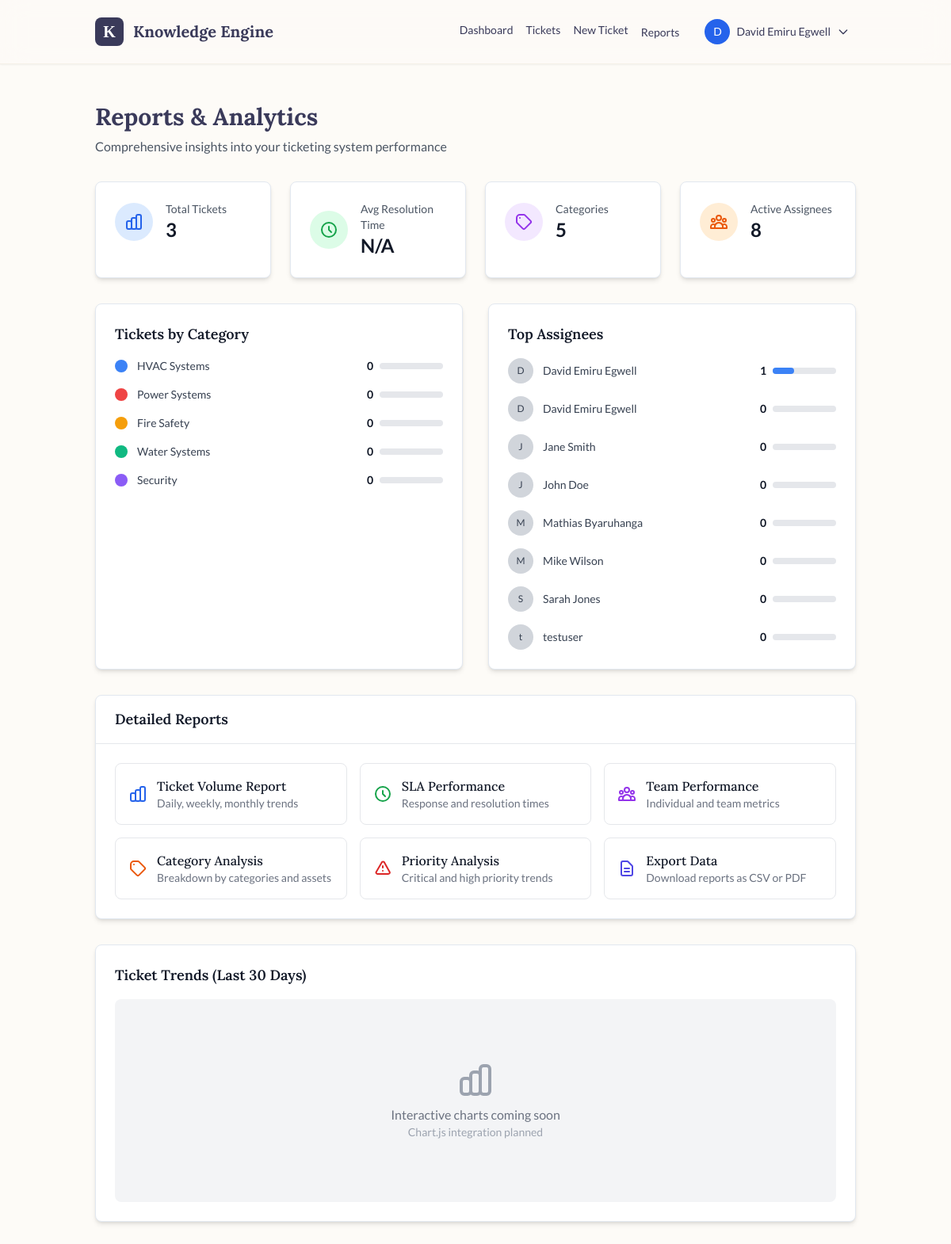
Screenshot of /reports/ (signed in) with the database file from the repository.
### tickets/models.py (models this page shows, shortened)
class User(AbstractUser):
    ROLE_CHOICES = (
        ('technician', 'Facilities Technician'),
        ('engineer', 'Facilities Engineer'),
        ('manager', 'Facilities Manager'),
        ('bms', 'BMS/Control Centre Staff'),
        ('admin', 'System Administrator'),
    )
    role = models.CharField(max_length=20, choices=ROLE_CHOICES, default='technician')
    phone = models.CharField(max_length=20, blank=True)
    department = models.CharField(max_length=100, blank=True)
    def get_full_name(self):
        return f"{self.first_name} {self.last_name}".strip() or self.username

class TicketCategory(models.Model):
    name = models.CharField(max_length=100, unique=True)
    description = models.TextField(blank=True)
    color = models.CharField(max_length=7, default='#3B82F6', help_text='Hex color code')
    is_active = models.BooleanField(default=True)
    class Meta:
        verbose_name_plural = 'Ticket Categories'

### tickets/views.py (the view, shortened to what this page needs)
# urls.py: path('reports/', reports_view, name='reports'),
@login_required
def reports_view(request):
    total_tickets = Ticket.objects.count()
    categories = TicketCategory.objects.annotate(
        ticket_count=Count('ticket')
    ).order_by('-ticket_count')
    categories_with_percentages = []
    for category in categories:
        percentage = round((category.ticket_count * 100 / total_tickets) if total_tickets > 0 else 0, 1)
        categories_with_percentages.append({
            'category': category,
            'percentage': percentage
        })
    top_assignees = User.objects.annotate(
        ticket_count=Count('assigned_tickets')
    ).order_by('-ticket_count')[:10]
    assignees_with_percentages = []
    for assignee in top_assignees:
        percentage = round((assignee.ticket_count * 100 / total_tickets) if total_tickets > 0 else 0, 1)
        assignees_with_percentages.append({
            'assignee': assignee,
            'percentage': percentage
        })
    resolved_tickets = Ticket.objects.filter(resolved_at__isnull=False)
    avg_resolution_time = None
    context = {
        'total_tickets': total_tickets,
        'avg_resolution_time': avg_resolution_time,
        'categories': categories,
        'categories_with_percentages': categories_with_percentages,
        'top_assignees': top_assignees,
        'assignees_with_percentages': assignees_with_percentages,
    }
    return render(request, 'tickets/reports.html', context)

### core/context_processors.py (called while the page is built)
def auth_enabled(request):
    return {'user_o365_auth_enabled': getattr(settings, 'USER_O365_AUTH_ENABLED', False)}

### tickets/templates/tickets/reports.html (shortened to what this page needs)
{% extends 'tickets/base.html' %}
{% block content %}
<div class="mb-8">
    <h1 class="text-3xl font-bold text-[#3A3A5A] mb-2">Reports & Analytics</h1>
    <p class="text-gray-600">Comprehensive insights into your ticketing system performance</p>
</div>
<div class="grid grid-cols-1 md:grid-cols-2 lg:grid-cols-4 gap-6 mb-8">
    <div class="bg-white p-6 rounded-lg shadow-md border border-slate-200">
        <div class="flex items-center">
            <div class="p-3 rounded-full bg-blue-100 text-blue-600">
            </div>
            <div class="ml-4">
                <p class="text-sm font-medium text-gray-600">Total Tickets</p>
                <p class="text-2xl font-bold text-gray-900">{{ total_tickets }}</p>
            </div>
        </div>
    </div>
    <div class="bg-white p-6 rounded-lg shadow-md border border-slate-200">
        <div class="flex items-center">
            <div class="p-3 rounded-full bg-green-100 text-green-600">
                <svg class="w-6 h-6" fill="none" stroke="currentColor" viewBox="0 0 24 24">
                    <path stroke-linecap="round" stroke-linejoin="round" stroke-width="2" d="M12 8v4l3 3m6-3a9 9 0 11-18 0 9 9 0 0118 0z"></path>
                </svg>
            </div>
            <div class="ml-4">
                <p class="text-sm font-medium text-gray-600">Avg Resolution Time</p>
                <p class="text-2xl font-bold text-gray-900">
                    {% if avg_resolution_time %}
                        {{ avg_resolution_time.days }}d {% widthratio avg_resolution_time.seconds 3600 1 %}h
                    {% else %}
                        N/A
                    {% endif %}
                </p>
            </div>
        </div>
    </div>
    <div class="bg-white p-6 rounded-lg shadow-md border border-slate-200">
        <div class="flex items-center">
            <div class="p-3 rounded-full bg-purple-100 text-purple-600">
                <svg class="w-6 h-6" fill="none" stroke="currentColor" viewBox="0 0 24 24">
                    <path stroke-linecap="round" stroke-linejoin="round" stroke-width="2" d="M7 7h.01M7 3h5c.512 0 1.024.195 1.414.586l7 7a2 2 0 010 2.828l-7 7a2 2 0 01-2.828 0l-7-7A1.994 1.994 0 013 12V7a4 4 0 014-4z"></path>
                </svg>
            </div>
            <div class="ml-4">
                <p class="text-sm font-medium text-gray-600">Categories</p>
                <p class="text-2xl font-bold text-gray-900">{{ categories.count }}</p>
            </div>
        </div>
    </div>
    <div class="bg-white p-6 rounded-lg shadow-md border border-slate-200">
        <div class="flex items-center">
            <div class="p-3 rounded-full bg-orange-100 text-orange-600">
            </div>
            <div class="ml-4">
                <p class="text-sm font-medium text-gray-600">Active Assignees</p>
                <p class="text-2xl font-bold text-gray-900">{{ top_assignees.count }}</p>
            </div>
        </div>
    </div>
</div>
<div class="grid grid-cols-1 lg:grid-cols-2 gap-8 mb-8">
    <div class="bg-white p-6 rounded-lg shadow-md border border-slate-200">
        <h3 class="text-lg font-semibold text-gray-900 mb-4">Tickets by Category</h3>
        <div class="space-y-4">
            {% for item in categories_with_percentages %}
            <div class="flex items-center justify-between">
                <div class="flex items-center space-x-3">
                    <div class="w-4 h-4 rounded-full" style="background-color: {{ item.category.color }}"></div>
                    <span class="text-sm font-medium text-gray-700">{{ item.category.name }}</span>
                </div>
                <div class="flex items-center space-x-2">
                    <span class="text-sm font-bold text-gray-900">{{ item.category.ticket_count }}</span>
                    <div class="w-20 bg-gray-200 rounded-full h-2">
                    </div>
                </div>
            </div>
            {% empty %}
            <p class="text-gray-500 text-center py-4">No categories found</p>
            {% endfor %}
        </div>
    </div>
    <div class="bg-white p-6 rounded-lg shadow-md border border-slate-200">
        <h3 class="text-lg font-semibold text-gray-900 mb-4">Top Assignees</h3>
        <div class="space-y-4">
            {% for item in assignees_with_percentages %}
            <div class="flex items-center justify-between">
                <div class="flex items-center space-x-3">
                    <div class="w-8 h-8 bg-gray-300 rounded-full flex items-center justify-center">
                        <span class="text-xs font-medium text-gray-700">{{ item.assignee.first_name.0|default:item.assignee.username.0 }}</span>
                    </div>
                    <span class="text-sm font-medium text-gray-700">{{ item.assignee.get_full_name }}</span>
                </div>
                <div class="flex items-center space-x-2">
                    <span class="text-sm font-bold text-gray-900">{{ item.assignee.ticket_count }}</span>
                    <div class="w-20 bg-gray-200 rounded-full h-2">
                        <div class="bg-blue-500 h-2 rounded-full" style="width: {{ item.percentage }}%"></div>
                    </div>
                </div>
            </div>
            {% empty %}
            <p class="text-gray-500 text-center py-4">No assignees found</p>
            {% endfor %}
        </div>
    </div>
</div>
<div class="bg-white rounded-lg shadow-md border border-slate-200">
    <div class="px-6 py-4 border-b border-gray-200">
        <h3 class="text-lg font-semibold text-gray-900">Detailed Reports</h3>
    </div>
    <div class="p-6">
        <div class="grid grid-cols-1 md:grid-cols-2 lg:grid-cols-3 gap-4">
            <a href="#" class="block p-4 border border-gray-200 rounded-lg hover:bg-gray-50 transition-colors">
                <div class="flex items-center space-x-3">
                    <div>
                        <h4 class="font-medium text-gray-900">Ticket Volume Report</h4>
                        <p class="text-sm text-gray-500">Daily, weekly, monthly trends</p>
                    </div>
                </div>
            </a>
            <a href="#" class="block p-4 border border-gray-200 rounded-lg hover:bg-gray-50 transition-colors">
                <div class="flex items-center space-x-3">
                    <svg class="w-6 h-6 text-green-600" fill="none" stroke="currentColor" viewBox="0 0 24 24">
                        <path stroke-linecap="round" stroke-linejoin="round" stroke-width="2" d="M12 8v4l3 3m6-3a9 9 0 11-18 0 9 9 0 0118 0z"></path>
                    </svg>
                    <div>
                        <h4 class="font-medium text-gray-900">SLA Performance</h4>
                        <p class="text-sm text-gray-500">Response and resolution times</p>
                    </div>
                </div>
            </a>
            <a href="#" class="block p-4 border border-gray-200 rounded-lg hover:bg-gray-50 transition-colors">
                <div class="flex items-center space-x-3">
                    <div>
                        <h4 class="font-medium text-gray-900">Team Performance</h4>
                        <p class="text-sm text-gray-500">Individual and team metrics</p>
                    </div>
                </div>
            </a>
            <a href="#" class="block p-4 border border-gray-200 rounded-lg hover:bg-gray-50 transition-colors">
                <div class="flex items-center space-x-3">
                    <svg class="w-6 h-6 text-orange-600" fill="none" stroke="currentColor" viewBox="0 0 24 24">
                        <path stroke-linecap="round" stroke-linejoin="round" stroke-width="2" d="M7 7h.01M7 3h5c.512 0 1.024.195 1.414.586l7 7a2 2 0 010 2.828l-7 7a2 2 0 01-2.828 0l-7-7A1.994 1.994 0 013 12V7a4 4 0 014-4z"></path>
                    </svg>
                    <div>
                        <h4 class="font-medium text-gray-900">Category Analysis</h4>
                        <p class="text-sm text-gray-500">Breakdown by categories and assets</p>
                    </div>
                </div>
            </a>
            <a href="#" class="block p-4 border border-gray-200 rounded-lg hover:bg-gray-50 transition-colors">
                <div class="flex items-center space-x-3">
                    <svg class="w-6 h-6 text-red-600" fill="none" stroke="currentColor" viewBox="0 0 24 24">
                        <path stroke-linecap="round" stroke-linejoin="round" stroke-width="2" d="M12 9v2m0 4h.01m-6.938 4h13.856c1.54 0 2.502-1.667 1.732-2.5L13.732 4c-.77-.833-1.964-.833-2.732 0L3.732 16.5c-.77.833.192 2.5 1.732 2.5z"></path>
                    </svg>
                    <div>
                        <h4 class="font-medium text-gray-900">Priority Analysis</h4>
                        <p class="text-sm text-gray-500">Critical and high priority trends</p>
                    </div>
                </div>
            </a>
            <a href="#" class="block p-4 border border-gray-200 rounded-lg hover:bg-gray-50 transition-colors">
                <div class="flex items-center space-x-3">
                    <svg class="w-6 h-6 text-indigo-600" fill="none" stroke="currentColor" viewBox="0 0 24 24">
                        <path stroke-linecap="round" stroke-linejoin="round" stroke-width="2" d="M9 12h6m-6 4h6m2 5H7a2 2 0 01-2-2V5a2 2 0 012-2h5.586a1 1 0 01.707.293l5.414 5.414a1 1 0 01.293.707V19a2 2 0 01-2 2z"></path>
                    </svg>
                    <div>
                        <h4 class="font-medium text-gray-900">Export Data</h4>
                        <p class="text-sm text-gray-500">Download reports as CSV or PDF</p>
                    </div>
                </div>
            </a>
        </div>
    </div>
</div>
<div class="mt-8 bg-white p-6 rounded-lg shadow-md border border-slate-200">
    <h3 class="text-lg font-semibold text-gray-900 mb-4">Ticket Trends (Last 30 Days)</h3>
    <div class="h-64 bg-gray-100 rounded-lg flex items-center justify-center">
        <div class="text-center">
            <p class="text-gray-500">Interactive charts coming soon</p>
            <p class="text-sm text-gray-400">Chart.js integration planned</p>
        </div>
    </div>
</div>
{% endblock %}

### tickets/templates/tickets/base.html (shortened to what this page needs)
<!DOCTYPE html>
<html lang="en" class="scroll-smooth">
<head>
    <script src="https://cdn.tailwindcss.com"></script>
</head>
<body class="antialiased">
    <header class="bg-[#FDFBF7]/80 backdrop-blur-lg shadow-sm sticky top-0 z-50 border-b border-[#F5F0E8]">
        <nav class="container mx-auto px-6 lg:px-8">
            <div class="flex items-center justify-between h-20">
                <div class="flex items-center space-x-3">
                    <div class="w-9 h-9 bg-[#3A3A5A] rounded-lg flex items-center justify-center text-white font-bold text-xl font-serif">K</div>
                    <h1 class="text-xl font-bold text-[#3A3A5A]">Knowledge Engine</h1>
                </div>
                <div class="flex items-center space-x-6">
                    {% if user.is_authenticated %}
                        <nav class="flex space-x-4">
                            <a href="{% url 'tickets:dashboard' %}" class="text-sm font-medium hover:text-blue-600">Dashboard</a>
                            <a href="{% url 'tickets:list' %}" class="text-sm font-medium hover:text-blue-600">Tickets</a>
                            <a href="{% url 'tickets:create' %}" class="text-sm font-medium hover:text-blue-600">New Ticket</a>
                            <div class="relative group">
                                <a href="{% url 'tickets:reports_dashboard' %}" class="text-sm font-medium hover:text-blue-600">Reports</a>
                            </div>
                        </nav>
                        <div class="flex items-center space-x-4">
                            <div class="relative" id="user-menu">
                                <button
                                    class="flex items-center space-x-2 text-sm font-medium hover:text-blue-600 focus:outline-none focus:ring-2 focus:ring-blue-500 focus:ring-offset-2 rounded-md px-2 py-1 transition-colors"
                                    id="user-menu-button"
                                    aria-expanded="false"
                                    aria-haspopup="true"
                                >
                                    <div class="w-8 h-8 bg-blue-600 rounded-full flex items-center justify-center text-white text-sm font-medium">
                                        {{ user.first_name.0|default:user.username.0|upper }}
                                    </div>
                                    <span class="hidden md:block">{{ user.get_full_name|default:user.username }}</span>
                                    <svg class="w-4 h-4 transition-transform duration-200" id="dropdown-arrow" fill="none" stroke="currentColor" viewBox="0 0 24 24">
                                        <path stroke-linecap="round" stroke-linejoin="round" stroke-width="2" d="M19 9l-7 7-7-7"></path>
                                    </svg>
                                </button>
                            </div>
                        </div>
                    {% else %}
                        <a href="{% url 'account_login' %}" class="text-sm font-medium hover:underline">Login</a>
                    {% endif %}
                </div>
            </div>
        </nav>
    </header>
    <main class="container mx-auto px-6 lg:px-8 py-12">
        {% block content %}{% endblock %}
    </main>
</body>
</html>

### tickets/templates/tickets/base.html (style rules this page uses)
body { font-family: 'Lato', sans-serif; background-color: #FDFBF7; color: #3A3A5A; }
h1, h2, h3, h4, h5, h6 { font-family: 'Lora', serif; }

### rows the page displays
User: first_name.0 "D", get_full_name "David Emiru Egwell", assignee.first_name.0 "D", assignee.get_full_name "David Emiru Egwell", assignee.ticket_count "0"
TicketCategory: category.name "HVAC Systems", category.ticket_count "0"
TicketCategory: category.name "Power Systems", category.ticket_count "0"
TicketCategory: category.name "Fire Safety", category.ticket_count "0"
TicketCategory: category.name "Water Systems", category.ticket_count "0"
TicketCategory: category.name "Security", category.ticket_count "0"
User: assignee.first_name.0 "D", assignee.get_full_name "David Emiru Egwell", assignee.ticket_count "1", {{ item.percentage }} 33.3 (drawn)
User: assignee.first_name.0 "J", assignee.get_full_name "Jane Smith", assignee.ticket_count "0"
User: assignee.first_name.0 "J", assignee.get_full_name "John Doe", assignee.ticket_count "0"
User: assignee.first_name.0 "M", assignee.get_full_name "Mathias Byaruhanga", assignee.ticket_count "0"
User: assignee.first_name.0 "M", assignee.get_full_name "Mike Wilson", assignee.ticket_count "0"
User: assignee.first_name.0 "S", assignee.get_full_name "Sarah Jones", assignee.ticket_count "0"
User: assignee.first_name.0 "t", assignee.get_full_name "testuser", assignee.ticket_count "0"

### other values shown
{{ total_tickets }} "3"
{{ categories.count }} "5"
{{ top_assignees.count }} "8"
